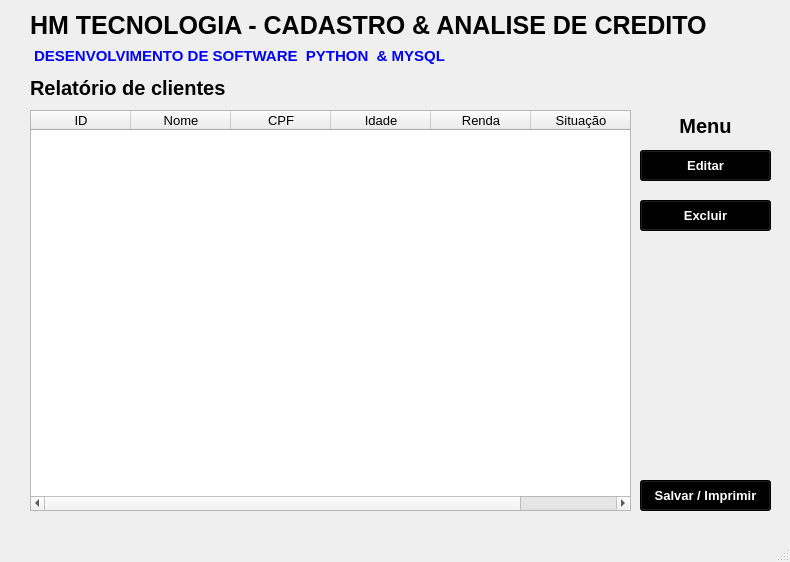
<?xml version="1.0" encoding="UTF-8"?>
<ui version="4.0">
 <class>MainWindow</class>
 <widget class="QMainWindow" name="MainWindow">
  <property name="geometry">
   <rect>
    <x>0</x>
    <y>0</y>
    <width>790</width>
    <height>562</height>
   </rect>
  </property>
  <property name="windowTitle">
   <string>MainWindow</string>
  </property>
  <widget class="QWidget" name="centralwidget">
   <widget class="QLabel" name="label_9">
    <property name="geometry">
     <rect>
      <x>30</x>
      <y>10</y>
      <width>731</width>
      <height>31</height>
     </rect>
    </property>
    <property name="font">
     <font>
      <family>MS Shell Dlg 2</family>
      <pointsize>19</pointsize>
      <weight>75</weight>
      <bold>true</bold>
     </font>
    </property>
    <property name="text">
     <string>HM TECNOLOGIA - CADASTRO &amp; ANALISE DE CREDITO</string>
    </property>
   </widget>
   <widget class="QLabel" name="label_8">
    <property name="geometry">
     <rect>
      <x>30</x>
      <y>40</y>
      <width>421</width>
      <height>31</height>
     </rect>
    </property>
    <property name="font">
     <font>
      <family>Arial</family>
      <pointsize>11</pointsize>
      <weight>75</weight>
      <bold>true</bold>
     </font>
    </property>
    <property name="styleSheet">
     <string notr="true">color: rgb(0, 0, 255);</string>
    </property>
    <property name="text">
     <string> DESENVOLVIMENTO DE SOFTWARE  PYTHON  &amp; MYSQL</string>
    </property>
   </widget>
   <widget class="QLabel" name="label">
    <property name="geometry">
     <rect>
      <x>30</x>
      <y>80</y>
      <width>211</width>
      <height>16</height>
     </rect>
    </property>
    <property name="font">
     <font>
      <family>MS Shell Dlg 2</family>
      <pointsize>15</pointsize>
      <weight>75</weight>
      <bold>true</bold>
     </font>
    </property>
    <property name="text">
     <string>Relatório de clientes</string>
    </property>
   </widget>
   <widget class="QTableWidget" name="tableClientes">
    <property name="geometry">
     <rect>
      <x>30</x>
      <y>110</y>
      <width>601</width>
      <height>401</height>
     </rect>
    </property>
    <property name="font">
     <font>
      <pointsize>10</pointsize>
     </font>
    </property>
    <column>
     <property name="text">
      <string>ID</string>
     </property>
    </column>
    <column>
     <property name="text">
      <string>Nome</string>
     </property>
    </column>
    <column>
     <property name="text">
      <string>CPF</string>
     </property>
    </column>
    <column>
     <property name="text">
      <string>Idade</string>
     </property>
    </column>
    <column>
     <property name="text">
      <string>Renda</string>
     </property>
    </column>
    <column>
     <property name="text">
      <string>Situação</string>
     </property>
    </column>
   </widget>
   <widget class="QPushButton" name="btnEditar">
    <property name="geometry">
     <rect>
      <x>640</x>
      <y>150</y>
      <width>131</width>
      <height>31</height>
     </rect>
    </property>
    <property name="font">
     <font>
      <pointsize>10</pointsize>
      <weight>75</weight>
      <bold>true</bold>
     </font>
    </property>
    <property name="styleSheet">
     <string notr="true">background-color: rgb(0, 0, 0);
color: rgb(255, 255, 255);</string>
    </property>
    <property name="text">
     <string>Editar</string>
    </property>
   </widget>
   <widget class="QPushButton" name="btnExcluir">
    <property name="geometry">
     <rect>
      <x>640</x>
      <y>200</y>
      <width>131</width>
      <height>31</height>
     </rect>
    </property>
    <property name="font">
     <font>
      <pointsize>10</pointsize>
      <weight>75</weight>
      <bold>true</bold>
     </font>
    </property>
    <property name="styleSheet">
     <string notr="true">background-color: rgb(0, 0, 0);
color: rgb(255, 255, 255);</string>
    </property>
    <property name="text">
     <string>Excluir</string>
    </property>
   </widget>
   <widget class="QLabel" name="label_2">
    <property name="geometry">
     <rect>
      <x>640</x>
      <y>110</y>
      <width>131</width>
      <height>31</height>
     </rect>
    </property>
    <property name="font">
     <font>
      <family>MS Shell Dlg 2</family>
      <pointsize>15</pointsize>
      <weight>75</weight>
      <bold>true</bold>
     </font>
    </property>
    <property name="text">
     <string>Menu</string>
    </property>
    <property name="alignment">
     <set>Qt::AlignCenter</set>
    </property>
   </widget>
   <widget class="QPushButton" name="btnImprimir">
    <property name="geometry">
     <rect>
      <x>640</x>
      <y>480</y>
      <width>131</width>
      <height>31</height>
     </rect>
    </property>
    <property name="font">
     <font>
      <pointsize>10</pointsize>
      <weight>75</weight>
      <bold>true</bold>
     </font>
    </property>
    <property name="styleSheet">
     <string notr="true">background-color: rgb(0, 0, 0);
color: rgb(255, 255, 255);</string>
    </property>
    <property name="text">
     <string>Salvar / Imprimir</string>
    </property>
   </widget>
  </widget>
  <widget class="QMenuBar" name="menubar">
   <property name="geometry">
    <rect>
     <x>0</x>
     <y>0</y>
     <width>790</width>
     <height>21</height>
    </rect>
   </property>
  </widget>
  <widget class="QStatusBar" name="statusbar"/>
 </widget>
 <resources/>
 <connections/>
</ui>
